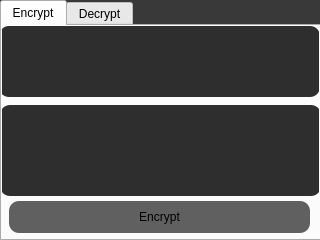
<?xml version="1.0" encoding="UTF-8"?>
<ui version="4.0">
 <class>Messafge</class>
 <widget class="QMainWindow" name="Messafge">
  <property name="geometry">
   <rect>
    <x>0</x>
    <y>0</y>
    <width>320</width>
    <height>240</height>
   </rect>
  </property>
  <property name="sizePolicy">
   <sizepolicy hsizetype="Fixed" vsizetype="Fixed">
    <horstretch>0</horstretch>
    <verstretch>0</verstretch>
   </sizepolicy>
  </property>
  <property name="minimumSize">
   <size>
    <width>320</width>
    <height>240</height>
   </size>
  </property>
  <property name="maximumSize">
   <size>
    <width>320</width>
    <height>240</height>
   </size>
  </property>
  <property name="font">
   <font>
    <family>Futura</family>
   </font>
  </property>
  <property name="windowTitle">
   <string>Messafge</string>
  </property>
  <property name="windowIcon">
   <iconset>
    <normaloff>icon.png</normaloff>icon.png</iconset>
  </property>
  <property name="windowOpacity">
   <double>0.850000000000000</double>
  </property>
  <property name="autoFillBackground">
   <bool>false</bool>
  </property>
  <property name="styleSheet">
   <string notr="true">QPushButton{
background: #606061;
border-radius: 10px;
color: black;
}
QPushButton:hover{
background: #D1AF00;
}
QPushButton:pressed{
background: #9A7300;
border-radius: 13px;
}

QPlainTextEdit{
background: #2E2E2E;
border-radius: 10%;
сolor: rgb(204, 204, 204);
font: 13pt &quot;Gill Sans&quot;;
}

QTextBrowser{
background: #2E2E2E;
border-radius: 10%;
}

QMainWindow{
background-color: #393939;
}
</string>
  </property>
  <property name="tabShape">
   <enum>QTabWidget::Rounded</enum>
  </property>
  <widget class="QWidget" name="centralwidget">
   <widget class="QTabWidget" name="tabWidget">
    <property name="geometry">
     <rect>
      <x>0</x>
      <y>0</y>
      <width>321</width>
      <height>241</height>
     </rect>
    </property>
    <property name="sizePolicy">
     <sizepolicy hsizetype="Expanding" vsizetype="Preferred">
      <horstretch>0</horstretch>
      <verstretch>0</verstretch>
     </sizepolicy>
    </property>
    <property name="maximumSize">
     <size>
      <width>321</width>
      <height>241</height>
     </size>
    </property>
    <property name="styleSheet">
     <string notr="true"/>
    </property>
    <property name="currentIndex">
     <number>0</number>
    </property>
    <property name="tabsClosable">
     <bool>false</bool>
    </property>
    <property name="movable">
     <bool>true</bool>
    </property>
    <property name="tabBarAutoHide">
     <bool>true</bool>
    </property>
    <widget class="QWidget" name="encrypt_tab">
     <attribute name="title">
      <string>Encrypt</string>
     </attribute>
     <widget class="QPushButton" name="encrypt">
      <property name="geometry">
       <rect>
        <x>7</x>
        <y>175</y>
        <width>301</width>
        <height>32</height>
       </rect>
      </property>
      <property name="text">
       <string>Encrypt</string>
      </property>
     </widget>
     <widget class="QTextBrowser" name="encrypt_out">
      <property name="geometry">
       <rect>
        <x>-2</x>
        <y>79</y>
        <width>321</width>
        <height>91</height>
       </rect>
      </property>
     </widget>
     <widget class="QPlainTextEdit" name="encrypt_input">
      <property name="geometry">
       <rect>
        <x>-3</x>
        <y>0</y>
        <width>321</width>
        <height>71</height>
       </rect>
      </property>
     </widget>
    </widget>
    <widget class="QWidget" name="decrypt_tab">
     <attribute name="title">
      <string>Decrypt</string>
     </attribute>
     <widget class="QPushButton" name="decrypt">
      <property name="geometry">
       <rect>
        <x>7</x>
        <y>175</y>
        <width>301</width>
        <height>32</height>
       </rect>
      </property>
      <property name="text">
       <string>Decrypt</string>
      </property>
     </widget>
     <widget class="QPlainTextEdit" name="decrypt_input">
      <property name="geometry">
       <rect>
        <x>-4</x>
        <y>0</y>
        <width>321</width>
        <height>71</height>
       </rect>
      </property>
     </widget>
     <widget class="QTextBrowser" name="decrypt_out">
      <property name="geometry">
       <rect>
        <x>-3</x>
        <y>79</y>
        <width>321</width>
        <height>91</height>
       </rect>
      </property>
     </widget>
    </widget>
   </widget>
  </widget>
 </widget>
 <resources/>
 <connections/>
</ui>
